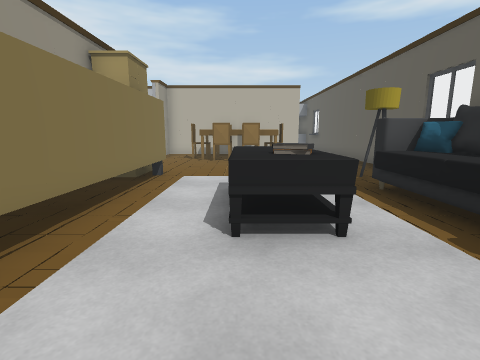
view 1 (above)

16 first-person views from a walk through a 3-D level made in the Unity game engine. The camera is 1.3 m above the floor, tilts 10° down and sees 85° across. The floor is counted in squares, 1 m on a side. Each view is taken from the middle of a square. On the plan, view 1 faces up. The plan holds only what a view shows up to about 13 squares ahead; the rest is blank. The place goes on beyond the plan. The player character is not drawn. Some animated figures are not drawn.

view 2
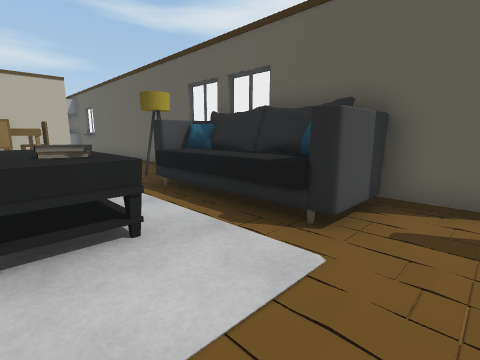

view 3
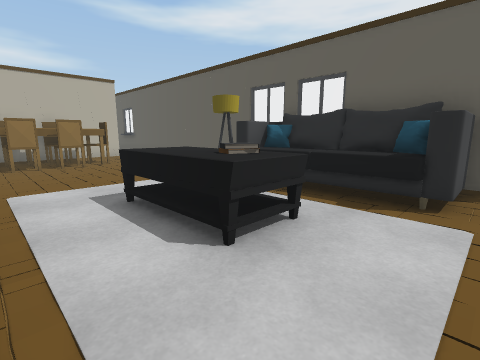

view 4
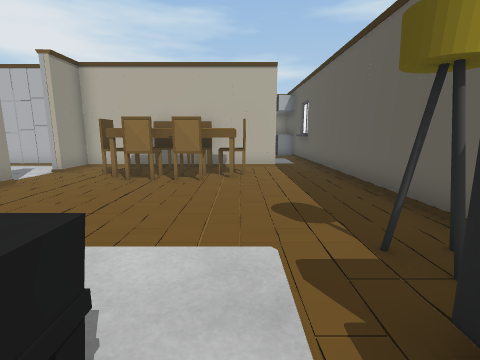

view 5
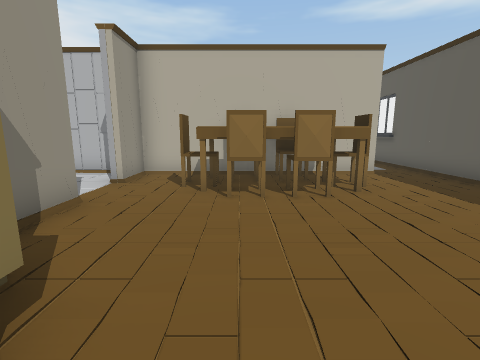

view 6
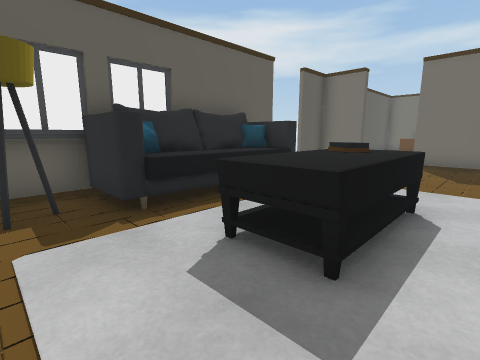

view 7
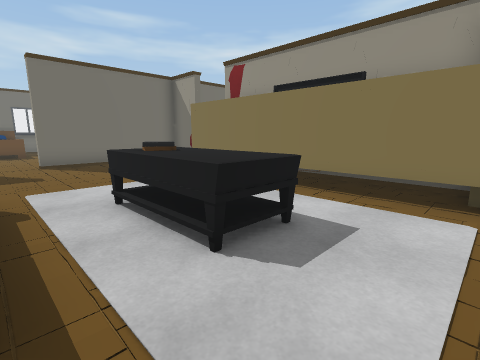

view 8
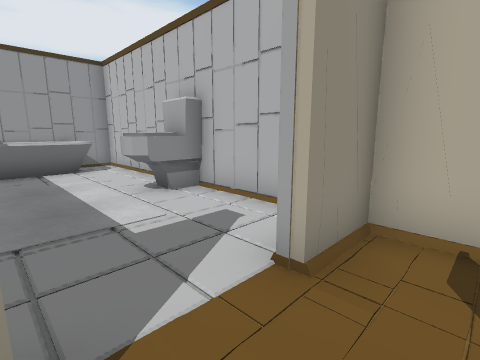

view 9
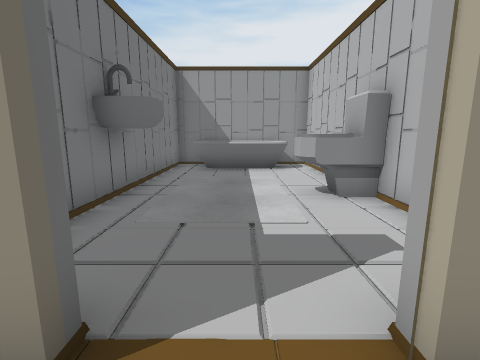

view 10
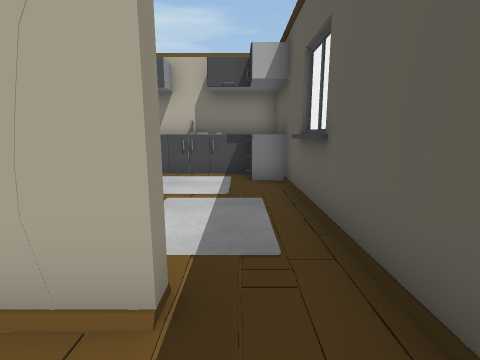

view 11
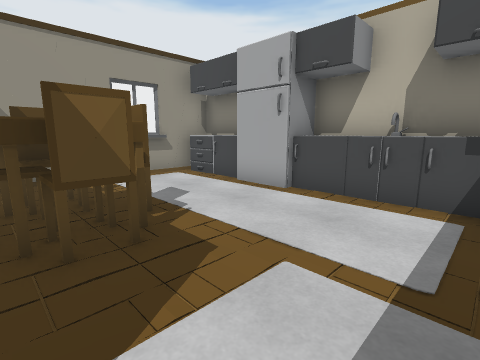

view 12
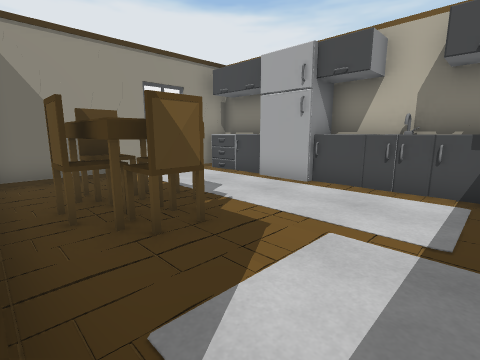

view 13
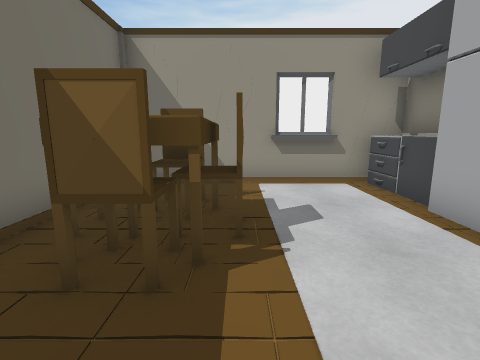

view 14
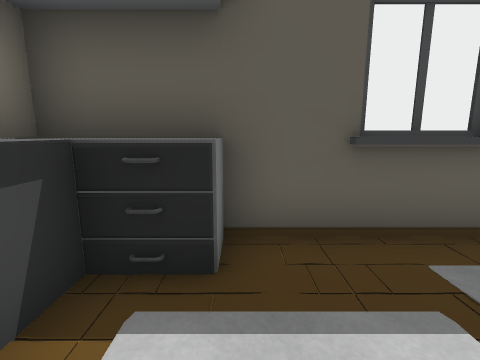

view 15
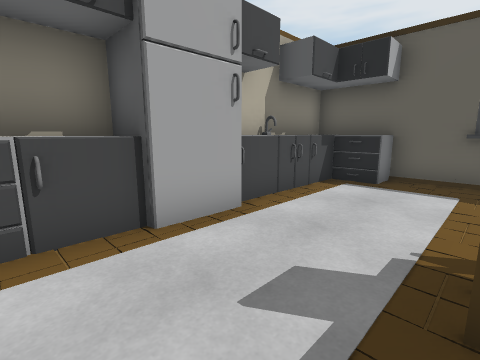

view 16
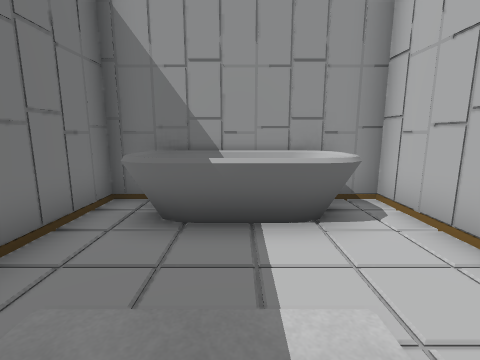

### Floor plan
Key: @ floor where view 1 was taken; # wall or solid block; . floor; O other object.
Columns run from 14 left of view 1 to 6 right of it. Each row starts with its distance up from view 1.
 24           ##########
 23           OOOOOOOOOO
 22          #O  OO   OO
 21          ##     .  #
 20          #O        O
 19          ##. OO  . ##
 18           # OOOO   O#
 17           #  OO   .##
 16 ##################.#
 15 OO   OO   # OOOOO  #
 14 OO   O    # O   O .#
 13 OO   .     .OOOOO  #
 12 OO        #.       #
 11 OO   OO   #        #
 10 ########           #
  9           OO       ##
  8              .   .OO#
  7           ## .    O##
  6           ##  OO OOO#
  5           ##  OO.OOO
  4            #  OO OOO
  3            #  OO OOO
  2            #     OOO
  1            #.      #
  0            #  @    #
 -1
 -2           #        #
 -3           #        #
 -4           ### ##  ##

Positions as (right, up) in squares from view 1, and headings:
1: (0, 0), facing up
2: (0, 0), facing up-right
3: (-2, 1), facing up-right
4: (2, 5), facing up
5: (-1, 7), facing up
6: (-1, 8), facing down-right
7: (3, 8), facing down-left
8: (-3, 12), facing up-left
9: (-3, 13), facing left
10: (4, 14), facing up
11: (4, 17), facing up-left
12: (4, 16), facing up-left
13: (3, 19), facing left
14: (2, 21), facing right
15: (-3, 19), facing up-right
16: (-9, 13), facing left
